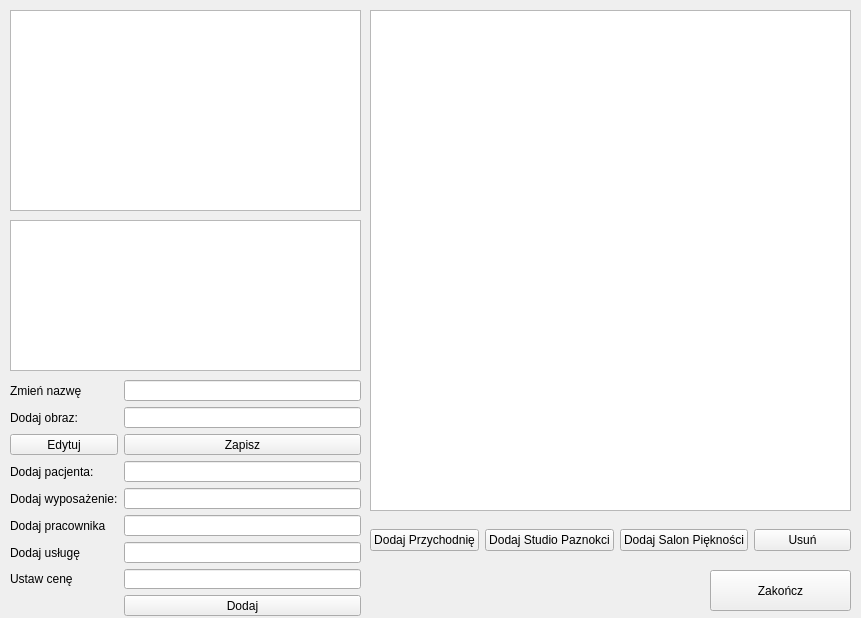
<?xml version="1.0" encoding="UTF-8"?>
<ui version="4.0">
 <class>Form</class>
 <widget class="QWidget" name="Form">
  <property name="windowModality">
   <enum>Qt::WindowModal</enum>
  </property>
  <property name="geometry">
   <rect>
    <x>0</x>
    <y>0</y>
    <width>861</width>
    <height>618</height>
   </rect>
  </property>
  <property name="windowTitle">
   <string>Form</string>
  </property>
  <widget class="QWidget" name="gridLayoutWidget_2">
   <property name="geometry">
    <rect>
     <x>10</x>
     <y>380</y>
     <width>351</width>
     <height>236</height>
    </rect>
   </property>
   <layout class="QGridLayout" name="gridLayoutEdit">
    <item row="1" column="0">
     <widget class="QLabel" name="labelChangeName">
      <property name="text">
       <string>Zmień nazwę</string>
      </property>
     </widget>
    </item>
    <item row="5" column="1">
     <widget class="QLineEdit" name="lineEditEquipment"/>
    </item>
    <item row="1" column="1">
     <widget class="QLineEdit" name="lineEditName"/>
    </item>
    <item row="2" column="0">
     <widget class="QLabel" name="labelAddImage">
      <property name="text">
       <string>Dodaj obraz:</string>
      </property>
     </widget>
    </item>
    <item row="2" column="1">
     <widget class="QLineEdit" name="lineEditImage"/>
    </item>
    <item row="6" column="1">
     <widget class="QLineEdit" name="lineEditWorker"/>
    </item>
    <item row="4" column="0">
     <widget class="QLabel" name="labelAddPatient">
      <property name="text">
       <string>Dodaj pacjenta:</string>
      </property>
     </widget>
    </item>
    <item row="7" column="0">
     <widget class="QLabel" name="labelAddService">
      <property name="text">
       <string>Dodaj usługę</string>
      </property>
     </widget>
    </item>
    <item row="7" column="1">
     <widget class="QLineEdit" name="lineEditService"/>
    </item>
    <item row="4" column="1">
     <widget class="QLineEdit" name="lineEditPatient"/>
    </item>
    <item row="8" column="1">
     <widget class="QLineEdit" name="lineEditPrice"/>
    </item>
    <item row="6" column="0">
     <widget class="QLabel" name="labelAddWorker">
      <property name="text">
       <string>Dodaj pracownika</string>
      </property>
     </widget>
    </item>
    <item row="8" column="0">
     <widget class="QLabel" name="labelSetPrice">
      <property name="text">
       <string>Ustaw cenę</string>
      </property>
     </widget>
    </item>
    <item row="5" column="0">
     <widget class="QLabel" name="labelAddEquipment">
      <property name="text">
       <string>Dodaj wyposażenie:</string>
      </property>
     </widget>
    </item>
    <item row="3" column="1">
     <widget class="QPushButton" name="pushButtonSave">
      <property name="text">
       <string>Zapisz</string>
      </property>
     </widget>
    </item>
    <item row="3" column="0">
     <widget class="QPushButton" name="pushButtonEdit">
      <property name="text">
       <string>Edytuj</string>
      </property>
     </widget>
    </item>
    <item row="9" column="1">
     <widget class="QPushButton" name="pushButtonAddThings">
      <property name="text">
       <string>Dodaj</string>
      </property>
     </widget>
    </item>
   </layout>
  </widget>
  <widget class="QTextBrowser" name="textBrowserInfo">
   <property name="geometry">
    <rect>
     <x>10</x>
     <y>220</y>
     <width>351</width>
     <height>151</height>
    </rect>
   </property>
   <property name="html">
    <string>&lt;!DOCTYPE HTML PUBLIC &quot;-//W3C//DTD HTML 4.0//EN&quot; &quot;http://www.w3.org/TR/REC-html40/strict.dtd&quot;&gt;
&lt;html&gt;&lt;head&gt;&lt;meta name=&quot;qrichtext&quot; content=&quot;1&quot; /&gt;&lt;style type=&quot;text/css&quot;&gt;
p, li { white-space: pre-wrap; }
&lt;/style&gt;&lt;/head&gt;&lt;body style=&quot; font-family:'MS Shell Dlg 2'; font-size:8.25pt; font-weight:400; font-style:normal;&quot;&gt;
&lt;p style=&quot;-qt-paragraph-type:empty; margin-top:0px; margin-bottom:0px; margin-left:0px; margin-right:0px; -qt-block-indent:0; text-indent:0px;&quot;&gt;&lt;br /&gt;&lt;/p&gt;&lt;/body&gt;&lt;/html&gt;</string>
   </property>
  </widget>
  <widget class="QListWidget" name="listWidget">
   <property name="geometry">
    <rect>
     <x>370</x>
     <y>10</y>
     <width>481</width>
     <height>501</height>
    </rect>
   </property>
  </widget>
  <widget class="QWidget" name="horizontalLayoutWidget">
   <property name="geometry">
    <rect>
     <x>370</x>
     <y>520</y>
     <width>481</width>
     <height>41</height>
    </rect>
   </property>
   <layout class="QHBoxLayout" name="horizontalLayoutButtons">
    <item>
     <widget class="QPushButton" name="pushButtonAddClinic">
      <property name="text">
       <string>Dodaj Przychodnię</string>
      </property>
     </widget>
    </item>
    <item>
     <widget class="QPushButton" name="pushButtonAddNails">
      <property name="text">
       <string>Dodaj Studio Paznokci</string>
      </property>
     </widget>
    </item>
    <item>
     <widget class="QPushButton" name="pushButtonAddBeauty">
      <property name="text">
       <string>Dodaj Salon Piękności</string>
      </property>
     </widget>
    </item>
    <item>
     <widget class="QPushButton" name="pushButtonDelete">
      <property name="text">
       <string>Usuń</string>
      </property>
     </widget>
    </item>
   </layout>
  </widget>
  <widget class="QGraphicsView" name="graphicsView">
   <property name="geometry">
    <rect>
     <x>10</x>
     <y>10</y>
     <width>351</width>
     <height>201</height>
    </rect>
   </property>
  </widget>
  <widget class="QPushButton" name="pushButtonClose">
   <property name="geometry">
    <rect>
     <x>710</x>
     <y>570</y>
     <width>141</width>
     <height>41</height>
    </rect>
   </property>
   <property name="text">
    <string>Zakończ</string>
   </property>
  </widget>
 </widget>
 <resources/>
 <connections/>
</ui>
